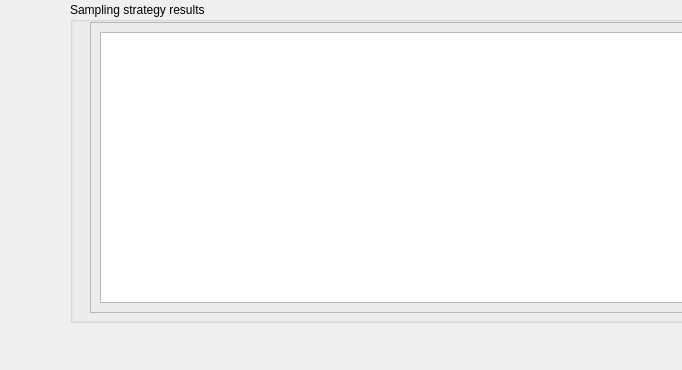
      <widget class="QWidget" name="page_4">
       <property name="geometry">
        <rect>
         <x>0</x>
         <y>0</y>
         <width>682</width>
         <height>370</height>
        </rect>
       </property>
       <attribute name="label">
        <string>Step 3 - Review scenario run</string>
       </attribute>
       <widget class="QGroupBox" name="groupBox_33">
        <property name="geometry">
         <rect>
          <x>70</x>
          <y>2</y>
          <width>681</width>
          <height>321</height>
         </rect>
        </property>
        <property name="title">
         <string>Sampling strategy results</string>
        </property>
        <widget class="QFrame" name="frame_3">
         <property name="geometry">
          <rect>
           <x>20</x>
           <y>20</y>
           <width>641</width>
           <height>291</height>
          </rect>
         </property>
         <property name="frameShape">
          <enum>QFrame::StyledPanel</enum>
         </property>
         <property name="frameShadow">
          <enum>QFrame::Sunken</enum>
         </property>
         <widget class="QTextBrowser" name="textBrowser_4">
          <property name="geometry">
           <rect>
            <x>10</x>
            <y>10</y>
            <width>621</width>
            <height>271</height>
           </rect>
          </property>
          <property name="html">
           <string>&lt;!DOCTYPE HTML PUBLIC &quot;-//W3C//DTD HTML 4.0//EN&quot; &quot;http://www.w3.org/TR/REC-html40/strict.dtd&quot;&gt;
&lt;html&gt;&lt;head&gt;&lt;meta name=&quot;qrichtext&quot; content=&quot;1&quot; /&gt;&lt;style type=&quot;text/css&quot;&gt;
p, li { white-space: pre-wrap; }
&lt;/style&gt;&lt;/head&gt;&lt;body style=&quot; font-family:'MS Shell Dlg 2'; font-size:8.25pt; font-weight:400; font-style:normal;&quot;&gt;
&lt;p style=&quot; margin-top:0px; margin-bottom:0px; margin-left:0px; margin-right:0px; -qt-block-indent:0; text-indent:0px;&quot;&gt;&lt;img src=&quot;:/test/AGENE_DEM.png&quot; /&gt;&lt;/p&gt;&lt;/body&gt;&lt;/html&gt;</string>
          </property>
         </widget>
        </widget>
       </widget>
      </widget>
